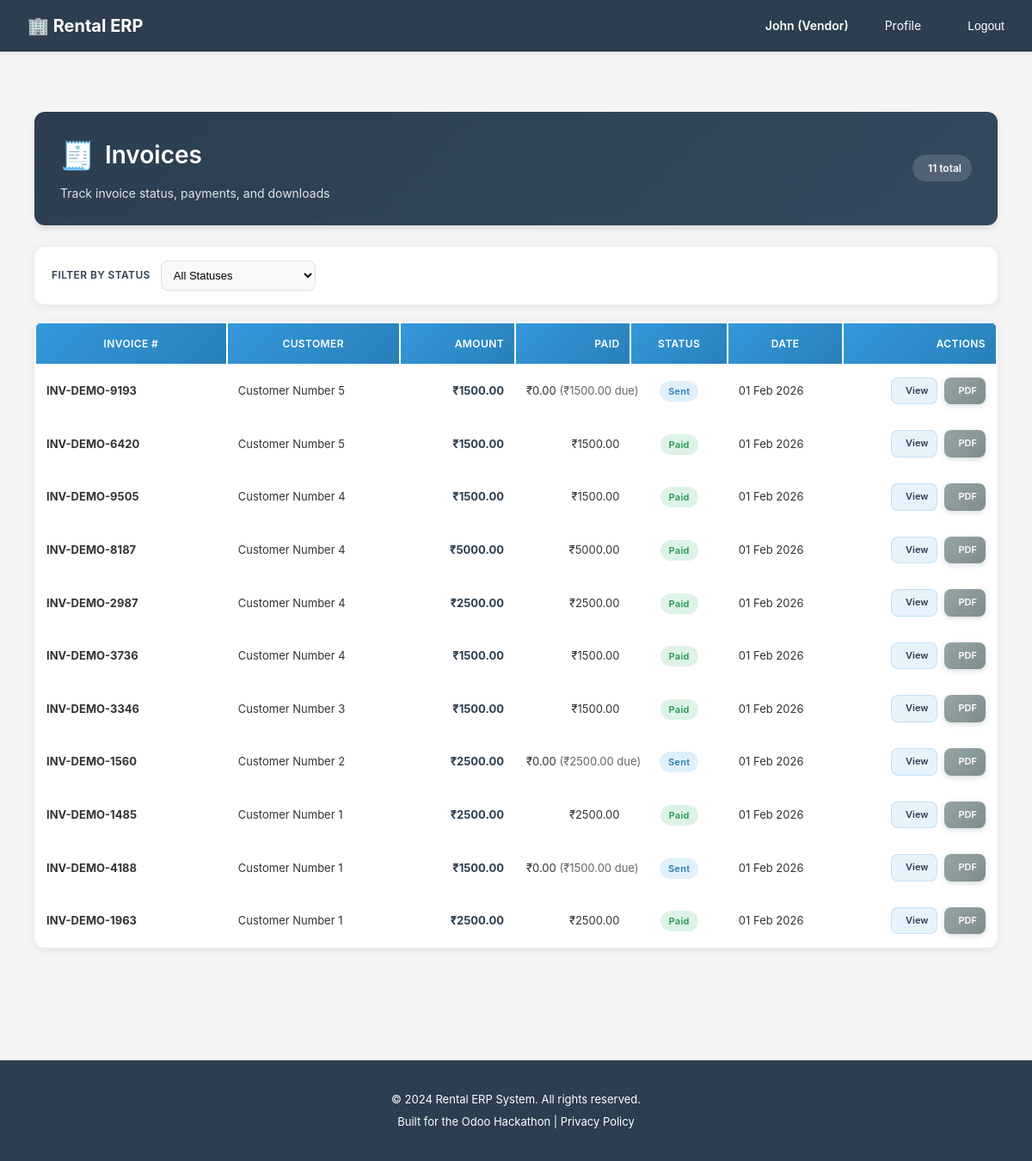
The page /billing/invoices/ (signed in) on the database its author committed.
### accounts/models.py (models this page shows, shortened)
class User(AbstractUser):
    ROLE_CHOICES = [
        ('customer', 'Customer'),  # End-user who rents products
        ('vendor', 'Vendor'),      # Business user who owns rental products
        ('admin', 'Admin'),        # System administrator with full access
    ]
    email = models.EmailField(
        unique=True,
        validators=[EmailValidator()],
        help_text="Used for login and notifications"
    )
    role = models.CharField(
        max_length=20,
        choices=ROLE_CHOICES,
        default='customer',
        help_text="Determines user's permissions and accessible features"
    )
    phone = models.CharField(
        max_length=15,
        blank=True,
        null=True,
        validators=[
            RegexValidator(
                regex=r'^\+?1?\d{9,15}$',
                message="Phone number must be entered in the format: '+999999999'. Up to 15 digits allowed."
            )
        ],
        help_text="Contact number for order notifications and support"
    )
    is_verified = models.BooleanField(
        default=False,
        help_text="Email verification status for security"
    )
    totp_secret = models.CharField(
        max_length=32,
        blank=True,
        null=True,
        help_text="TOTP secret key for 2FA (encrypted)"
    )
    totp_enabled = models.BooleanField(
        default=False,
        help_text="Whether TOTP 2FA is enabled for this user"
    )
    created_at = models.DateTimeField(auto_now_add=True)
    updated_at = models.DateTimeField(auto_now=True)
    @property
    def phone_number(self):
        """Property alias for backward compatibility with older view/form code"""
        return self.phone
    USERNAME_FIELD = 'email'
    REQUIRED_FIELDS = ['username', 'first_name', 'last_name']
    class Meta:
        db_table = 'users'
        verbose_name = 'User'
        verbose_name_plural = 'Users'
        ordering = ['-created_at']

### billing/models.py (models this page shows, shortened)
class Invoice(models.Model):
    STATUS_CHOICES = [
        ('draft', 'Draft'),           # Being prepared, not sent to customer
        ('sent', 'Sent'),             # Sent to customer, awaiting payment
        ('partially_paid', 'Partially Paid'),  # Some payment received
        ('paid', 'Paid'),             # Fully paid
        ('overdue', 'Overdue'),       # Payment deadline passed
        ('cancelled', 'Cancelled'),   # Invoice voided
    ]
    PAYMENT_TERM_CHOICES = [
        ('immediate', 'Immediate'),       # Pay before pickup
        ('on_delivery', 'On Delivery'),   # Pay at pickup
        ('net_7', 'Net 7 Days'),          # Pay within 7 days
        ('net_15', 'Net 15 Days'),
        ('net_30', 'Net 30 Days'),
        ('on_return', 'On Return'),       # Pay after return
    ]
    invoice_number = models.CharField(
        max_length=50,
        unique=True,
        help_text="Auto-generated invoice ID (e.g., INV-2026-0001)"
    )
    rental_order = models.ForeignKey(
        'rentals.RentalOrder',
        on_delete=models.CASCADE,
        related_name='invoices',
        help_text="Rental order being invoiced"
    )
    customer = models.ForeignKey(
        settings.AUTH_USER_MODEL,
        on_delete=models.CASCADE,
        related_name='invoices',
        limit_choices_to={'role': 'customer'},
        help_text="Customer being billed"
    )
    vendor = models.ForeignKey(
        settings.AUTH_USER_MODEL,
        on_delete=models.CASCADE,
        related_name='vendor_invoices',
        limit_choices_to={'role': 'vendor'},
        help_text="Vendor issuing the invoice"
    )
    status = models.CharField(
        max_length=20,
        choices=STATUS_CHOICES,
        default='draft',
        help_text="Invoice lifecycle stage"
    )
    invoice_date = models.DateField(
        help_text="Invoice issue date"
    )
    due_date = models.DateField(
        help_text="Payment deadline"
    )
    payment_terms = models.CharField(
        max_length=20,
        choices=PAYMENT_TERM_CHOICES,
        default='immediate',
        help_text="When payment is expected"
    )
    billing_name = models.CharField(
        max_length=255,
        help_text="Customer's company name for invoice"
    )
    billing_gstin = models.CharField(
        max_length=15,
        help_text="Customer's GSTIN for GST compliance"
    )
    billing_address = models.TextField(
        help_text="Customer's billing address"
    )
    billing_state = models.CharField(
        max_length=100,
        help_text="State for GST calculation (intra-state vs inter-state)"
    )
    vendor_name = models.CharField(
        max_length=255,
        help_text="Vendor's company name"
    )
    vendor_gstin = models.CharField(
        max_length=15,
        help_text="Vendor's GSTIN"
    )
    vendor_address = models.TextField(
        help_text="Vendor's business address"
    )
    vendor_state = models.CharField(
        max_length=100,
        help_text="Vendor's state (for GST type determination)"
    )
    subtotal = models.DecimalField(
        max_digits=12,
        decimal_places=2,
        default=Decimal('0.00'),
        help_text="Sum of all invoice lines before tax/discount"
    )
    discount_amount = models.DecimalField(
        max_digits=12,
        decimal_places=2,
        default=Decimal('0.00'),
        help_text="Discount applied"
    )
    is_intrastate = models.BooleanField(
        default=True,
        help_text="Same state transaction (CGST+SGST) or inter-state (IGST)"
    )
    cgst_rate = models.DecimalField(
        max_digits=5,
        decimal_places=2,
        default=9.00,
        help_text="Central GST rate % (typically 9% for 18% total GST)"
    )
    sgst_rate = models.DecimalField(
        max_digits=5,
        decimal_places=2,
        default=9.00,
        help_text="State GST rate % (typically 9% for 18% total GST)"
    )
    igst_rate = models.DecimalField(
        max_digits=5,
        decimal_places=2,
        default=18.00,
        help_text="Integrated GST rate % (for inter-state)"
    )
    cgst_amount = models.DecimalField(
        max_digits=12,
        decimal_places=2,
        default=Decimal('0.00'),
        help_text="Central GST amount (intra-state only)"
    )
    sgst_amount = models.DecimalField(
        max_digits=12,
        decimal_places=2,
        default=Decimal('0.00'),
        help_text="State GST amount (intra-state only)"
    )
    igst_amount = models.DecimalField(
        max_digits=12,
        decimal_places=2,
        default=Decimal('0.00'),
        help_text="Integrated GST amount (inter-state only)"
    )
    tax_amount = models.DecimalField(
        max_digits=12,
        decimal_places=2,
        default=Decimal('0.00'),
        help_text="Total tax (CGST+SGST or IGST)"
    )
    late_fee = models.DecimalField(
        max_digits=12,
        decimal_places=2,
        default=Decimal('0.00'),
        help_text="Late return penalties"
    )
    damage_charges = models.DecimalField(
        max_digits=12,
        decimal_places=2,
        default=Decimal('0.00'),
        help_text="Equipment damage costs"
    )
    other_charges = models.DecimalField(
        max_digits=12,
        decimal_places=2,
        default=Decimal('0.00'),
        help_text="Miscellaneous charges (delivery, packaging, etc.)"
    )
    total = models.DecimalField(
        max_digits=12,
        decimal_places=2,
        default=Decimal('0.00'),
        help_text="Final invoice total (subtotal - discount + tax + fees)"
    )
    paid_amount = models.DecimalField(
        max_digits=12,
        decimal_places=2,
        default=Decimal('0.00'),
        help_text="Amount paid so far"
    )
    balance_due = models.DecimalField(
        max_digits=12,
        decimal_places=2,
        default=Decimal('0.00'),
        help_text="Remaining amount to be paid"
    )
    deposit_collected = models.DecimalField(
        max_digits=12,
        decimal_places=2,
        default=Decimal('0.00'),
        help_text="Security deposit collected upfront"
    )
    deposit_refunded = models.DecimalField(
        max_digits=12,
        decimal_places=2,
        default=Decimal('0.00'),
        help_text="Deposit returned after successful return"
    )
    notes = models.TextField(
        blank=True,
        null=True,
        help_text="Internal notes or special instructions"
    )
    customer_notes = models.TextField(
        blank=True,
        null=True,
        help_text="Notes visible to customer on invoice"
    )
    created_at = models.DateTimeField(auto_now_add=True)
    updated_at = models.DateTimeField(auto_now=True)
    sent_at = models.DateTimeField(
        blank=True,
        null=True,
        help_text="When invoice was sent to customer"
    )
    paid_at = models.DateTimeField(
        blank=True,
        null=True,
        help_text="When invoice was fully paid"
    )
    class Meta:
        db_table = 'invoices'
        verbose_name = 'Invoice'
        verbose_name_plural = 'Invoices'
        ordering = ['-invoice_date', '-created_at']
        indexes = [
            models.Index(fields=['customer', 'status']),
            models.Index(fields=['vendor', 'status']),
            models.Index(fields=['invoice_number']),
            models.Index(fields=['due_date', 'status']),
        ]

### billing/views.py (the view)
# urls.py: path('invoices/', views.invoice_list, name='invoice_list'),
@login_required
@require_http_methods(["GET"])
def invoice_list(request):
    if request.user.role == 'customer':
        invoices = Invoice.objects.filter(customer=request.user).order_by('-created_at')
    elif request.user.role == 'vendor':
        invoices = Invoice.objects.filter(vendor=request.user).order_by('-created_at')
    elif request.user.is_staff:
        invoices = Invoice.objects.all().order_by('-created_at')
    else:
        return HttpResponseForbidden('You do not have access to invoices.')
    status = request.GET.get('status')
    if status:
        invoices = invoices.filter(status=status)
    return render(request, 'billing/invoice_list.html', {
        'invoices': invoices,
        'status': status,
    })

### templates/billing/invoice_list.html (shortened to what this page needs)
{% extends "base.html" %}
{% load static %}
{% block content %}
<div class="invoices-container">
    <div class="page-header">
        <div>
            <h2>Invoices</h2>
            <p>Track invoice status, payments, and downloads</p>
        </div>
        <span class="count-badge">
            {{ invoices|length }} total
        </span>
    </div>
    <div class="filter-panel">
        <span class="filter-label">Filter by Status</span>
        <select class="form-select" id="invoice-status-filter" data-base-url="{% url 'billing:invoice_list' %}">
            <option value="">All Statuses</option>
        </select>
    </div>
    {% if invoices %}
    <div class="table-card table-responsive">
        <table class="table">
            <thead>
                <tr>
                    <th>Invoice #</th>
                    <th>Customer</th>
                    <th>Amount</th>
                    <th>Paid</th>
                    <th>Status</th>
                    <th>Date</th>
                    <th>Actions</th>
                </tr>
            </thead>
            <tbody>
                {% for invoice in invoices %}
                <tr>
                    <td><strong>{{ invoice.invoice_number }}</strong></td>
                    <td>{{ invoice.customer.get_full_name }}</td>
                    <td><span class="amount-strong">₹{{ invoice.total|floatformat:2 }}</span></td>
                    <td>
                        ₹{{ invoice.paid_amount|floatformat:2 }}
                        {% if invoice.balance_due > 0 %}
                            <small class="text-muted">(₹{{ invoice.balance_due|floatformat:2 }} due)</small>
                        {% endif %}
                    </td>
                    <td>
                        {% if invoice.status == 'draft' %}
                            <span class="badge-modern draft">Draft</span>
                        {% elif invoice.status == 'sent' %}
                            <span class="badge-modern sent">Sent</span>
                        {% elif invoice.status == 'partial' %}
                            <span class="badge-modern partial">Partial</span>
                        {% elif invoice.status == 'paid' %}
                            <span class="badge-modern paid">Paid</span>
                        {% elif invoice.status == 'overdue' %}
                            <span class="badge-modern overdue">Overdue</span>
                        {% endif %}
                    </td>
                    <td>{{ invoice.invoice_date|date:"d M Y" }}</td>
                    <td>
                        <div class="action-group">
                            <a href="{% url 'billing:invoice_detail' invoice.id %}" class="action-btn view">
                                 View
                            </a>
                            <a href="{% url 'billing:download_pdf' invoice.id %}" class="action-btn pdf" target="_blank">
                                 PDF
                            </a>
                        </div>
                    </td>
                </tr>
                {% endfor %}
            </tbody>
        </table>
    </div>
    {% else %}
    <div class="empty-state">
        <div style="font-size: 48px; margin-bottom: 10px; opacity: 0.6;">🧾</div>
        <strong>No invoices found.</strong> Try changing the filter.
    </div>
    {% endif %}
</div>
{% endblock %}

### templates/base.html (shortened to what this page needs)
{% load static %}
<!DOCTYPE html>
<html lang="en">
<head>
</head>
<body>
    <nav>
        <div class="container">
            <a href="/" class="logo">🏢 Rental ERP</a>
            <ul>
                {% if user.is_authenticated %}
                    <li><strong>{{ user.first_name }} ({{ user.get_role_display }})</strong></li>
                    <li><a href="{% url 'accounts:profile' %}">Profile</a></li>
                    <li>
                        <form method="POST" action="{% url 'accounts:logout' %}" style="display: inline;">
                            <button type="submit" style="background: none; border: none; color: #fff; cursor: pointer; padding: 8px 12px; font-size: 14px;">Logout</button>
                        </form>
                    </li>
                {% else %}
                    <li><a href="{% url 'accounts:login' %}">Login</a></li>
                    <li><a href="{% url 'accounts:signup_customer' %}">Sign Up (Customer)</a></li>
                    <li><a href="{% url 'accounts:signup_vendor' %}">Sign Up (Vendor)</a></li>
                {% endif %}
            </ul>
        </div>
    </nav>
    <main>
        <div class="container">
            {% block content %}{% endblock %}
        </div>
    </main>
    <footer>
        <p>&copy; 2024 Rental ERP System. All rights reserved.</p>
        <p>Built for the Odoo Hackathon | <a href="#" style="color: #fff;">Privacy Policy</a></p>
    </footer>
</body>
</html>

### rows shown on the page
User: first_name "John", role "Vendor"
Invoice: invoice_number "INV-DEMO-9193", customer.get_full_name "Customer Number 5", total "1500.00", paid_amount "0.00", balance_due "1500.00", status "Sent", invoice_date "01 Feb 2026"
Invoice: invoice_number "INV-DEMO-6420", customer.get_full_name "Customer Number 5", total "1500.00", paid_amount "1500.00", status "Paid", invoice_date "01 Feb 2026"
Invoice: invoice_number "INV-DEMO-9505", customer.get_full_name "Customer Number 4", total "1500.00", paid_amount "1500.00", status "Paid", invoice_date "01 Feb 2026"
Invoice: invoice_number "INV-DEMO-8187", customer.get_full_name "Customer Number 4", total "5000.00", paid_amount "5000.00", status "Paid", invoice_date "01 Feb 2026"
Invoice: invoice_number "INV-DEMO-2987", customer.get_full_name "Customer Number 4", total "2500.00", paid_amount "2500.00", status "Paid", invoice_date "01 Feb 2026"
Invoice: invoice_number "INV-DEMO-3736", customer.get_full_name "Customer Number 4", total "1500.00", paid_amount "1500.00", status "Paid", invoice_date "01 Feb 2026"
Invoice: invoice_number "INV-DEMO-3346", customer.get_full_name "Customer Number 3", total "1500.00", paid_amount "1500.00", status "Paid", invoice_date "01 Feb 2026"
Invoice: invoice_number "INV-DEMO-1560", customer.get_full_name "Customer Number 2", total "2500.00", paid_amount "0.00", balance_due "2500.00", status "Sent", invoice_date "01 Feb 2026"
Invoice: invoice_number "INV-DEMO-1485", customer.get_full_name "Customer Number 1", total "2500.00", paid_amount "2500.00", status "Paid", invoice_date "01 Feb 2026"
Invoice: invoice_number "INV-DEMO-4188", customer.get_full_name "Customer Number 1", total "1500.00", paid_amount "0.00", balance_due "1500.00", status "Sent", invoice_date "01 Feb 2026"
Invoice: invoice_number "INV-DEMO-1963", customer.get_full_name "Customer Number 1", total "2500.00", paid_amount "2500.00", status "Paid", invoice_date "01 Feb 2026"

### other values the page prints
{{ invoices|length }} "11"
